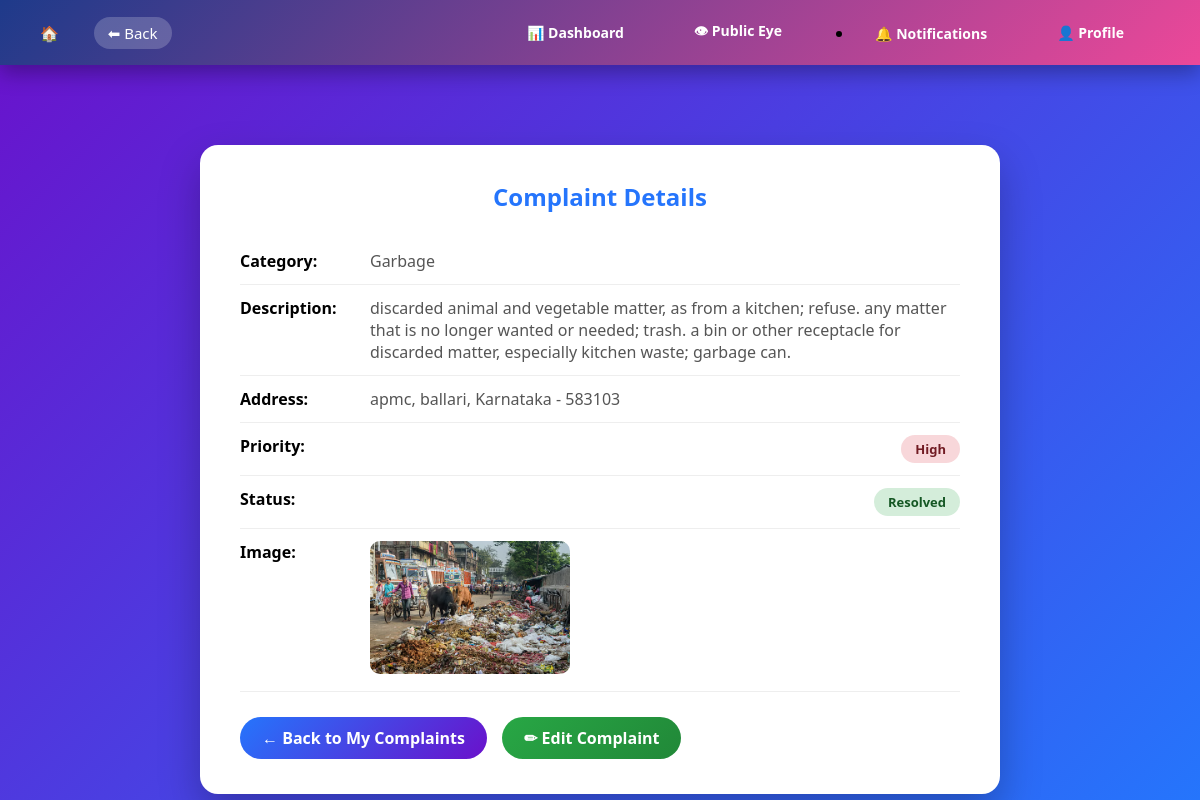
The app's page /complaint/11/ (signed in) with its own data.
### complaints/models.py (models this page shows, shortened)
class Complaint(models.Model):
    STATUS_CHOICES = [
        ('Pending', 'Pending'),
        ('In Progress', 'In Progress'),
        ('Resolved', 'Resolved'),
    ]
    PRIORITY_CHOICES = [
        ('Low', 'Low'),
        ('Medium', 'Medium'),
        ('High', 'High'),
    ]
    CATEGORY_CHOICES = [
        ('Water', 'Water'),
        ('Road', 'Road'),
        ('Electricity', 'Electricity'),
        ('Garbage', 'Garbage'),
        ('Street Light', 'Street Light'),
        ('Other', 'Other'),
    ]
    title = models.CharField(max_length=200)
    category = models.CharField(max_length=100, choices=CATEGORY_CHOICES)
    description = models.TextField()
    state = models.CharField(max_length=100, db_index=True)
    city = models.CharField(max_length=100, db_index=True)
    address = models.TextField(blank=True, null=True)
    zipcode = models.CharField(max_length=10)
    latitude = models.FloatField(null=True, blank=True)
    longitude = models.FloatField(null=True, blank=True)
    priority = models.CharField(
        max_length=10,
        choices=PRIORITY_CHOICES,
        default='Low',
        db_index=True
    )
    image = models.ImageField(upload_to='complaints/', null=True, blank=True)
    status = models.CharField(
        max_length=20,
        choices=STATUS_CHOICES,
        default='Pending',
        db_index=True
    )
    user = models.ForeignKey(
        User,
        on_delete=models.CASCADE,
        related_name='complaints'
    )
    created_at = models.DateTimeField(auto_now_add=True, db_index=True)
    updated_at = models.DateTimeField(auto_now=True)
    class Meta:
        ordering = ['-created_at']
        verbose_name = "User Complaint"
        verbose_name_plural = "User Complaints"

### complaints/views.py (the view)
# urls.py: path('complaint/<int:complaint_id>/', views.complaint_detail, name='complaint_detail'),
@login_required
def complaint_detail(request, complaint_id):
    complaint = get_object_or_404(Complaint, id=complaint_id)
    return render(request, 'complaints/complaint_detail.html', {
        'complaint': complaint
    })

### complaints/views.py (called while the page is built)
def notification_count(request):
    if request.user.is_authenticated:
        count = Notification.objects.filter(
            user=request.user,
            is_read=False
        ).count()
    else:
        count = 0
    return {'notification_count': count}

### complaints/templates/complaints/complaint_detail.html (shortened to what this page needs)
{% load static %}
<!DOCTYPE html>
<html>
<head>
    <link rel="stylesheet" href="{% static 'complaints/style.css' %}">
</head>
<body>
{% include 'complaints/navbar.html' %}
<div class="container">
<h2>Complaint Details</h2>
<div class="detail-row">
<strong>Category:</strong>
<span class="detail-value">{{ complaint.category }}</span>
</div>
<div class="detail-row">
<strong>Description:</strong>
<span class="detail-value">{{ complaint.description }}</span>
</div>
<div class="detail-row">
<strong>Address:</strong>
<span class="detail-value">
{{ complaint.address }}, {{ complaint.city }}, {{ complaint.state }} - {{ complaint.zipcode }}
</span>
</div>
<div class="detail-row">
<strong>Priority:</strong>
<span class="badge priority-{{ complaint.priority|lower }}">
{{ complaint.priority }}
</span>
</div>
<div class="detail-row">
<strong>Status:</strong>
<span class="badge status-{{ complaint.status|lower|cut:' ' }}">
{{ complaint.status }}
</span>
</div>
{% if complaint.image %}
<div class="detail-row">
<strong>Image:</strong>
<span class="detail-value">
<img src="{{ complaint.image.url }}" width="200" style="border-radius:10px;">
</span>
</div>
{% endif %}
<div class="btn-group">
<a href="{% url 'my_complaints' %}" class="btn btn-back">
← Back to My Complaints
</a>
<a href="{% url 'edit_complaint' complaint.id %}" class="btn btn-edit">
✏ Edit Complaint
</a>
</div>
</div>
</body>
</html>

### complaints/static/complaints/style.css (style rules this page uses)
* { margin:0; padding:0; box-sizing:border-box; font-family:"Segoe UI",Tahoma,sans-serif; }
body { min-height:100vh; background:#f4f6fb; padding-top:70px; }
.status-resolved { color:#2e7d32; font-weight:600; }
.badge { background-color: red; color: white; padding: 2px 8px; border-radius: 50%; font-size: 12px; margin-left: 5px; }

### complaints/templates/complaints/complaint_detail.html (style rules this page uses)
body { background: linear-gradient(135deg,#6a11cb,#2575fc); font-family: "Segoe UI", sans-serif; margin:0; }
.container { max-width:800px; margin:70px auto; background:#ffffff; padding:35px 40px; border-radius:18px; box-shadow:0 18px 40px rgba(0,0,0,0.25); }
h2 { text-align:center; color:#2575fc; margin-bottom:25px; }
.detail-row { display:flex; justify-content:space-between; padding:12px 0; border-bottom:1px solid #eee; }
.detail-row strong { min-width:130px; }
.detail-value { flex:1; color:#555; }
.badge { padding:5px 14px; border-radius:20px; font-size:13px; font-weight:600; }
.priority-high { background:#f8d7da; color:#721c24; }
.status-resolved { background:#d4edda; color:#155724; }
.btn-group { margin-top:25px; display:flex; gap:15px; }
.btn { padding:10px 22px; border-radius:22px; text-decoration:none; font-weight:600; color:white; }
.btn-back { background:linear-gradient(135deg,#2575fc,#6a11cb); }
.btn-edit { background:linear-gradient(135deg,#28a745,#218838); }

### complaints/templates/complaints/navbar.html (style rules this page uses)
body { padding-top:75px; }

### records on screen
Complaint: category "Garbage", description "discarded animal and vegetable matter, as from a kitchen; refuse. any matter that is no longer wanted or needed; trash. a bin or other receptacle for discarded matter, especially kitchen waste; garbage can.", address "apmc", city "ballari", state "Karnataka", zipcode "583103", priority "High", status "Resolved", image (picture)
